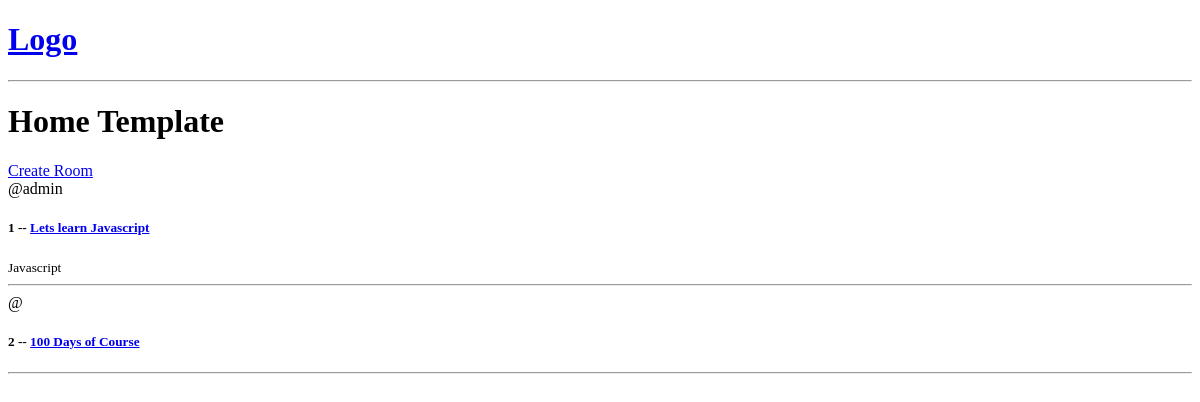
The app's page /, older data.
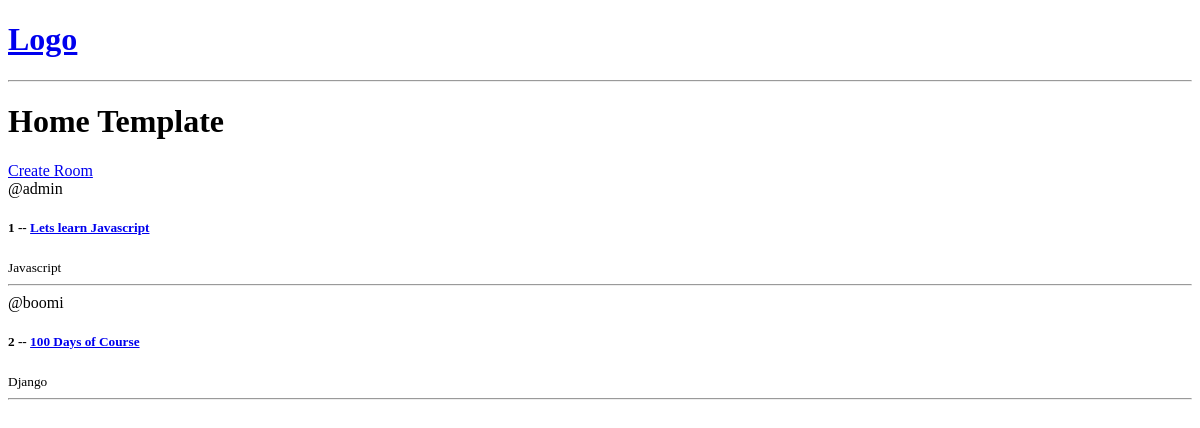
The same page, newer data.
### base/models.py (models this page shows, shortened)
class Room(models.Model):
    host = models.ForeignKey(User, on_delete=models.SET_NULL,null=True)
    topic = models.ForeignKey(Topic, on_delete=models.SET_NULL,null=True)
    name = models.CharField(max_length=200)
    description = models.TextField(null=True, blank=True)
    updated = models.DateField(auto_now=True)
    created = models.DateField(auto_now_add=True)

class Topic(models.Model):
    name = models.CharField(max_length=200)

### base/views.py (the view)
# urls.py: path('',views.home,name="home"),
def home(request):
    rooms = Room.objects.all()
    context = {'rooms':rooms}
    return render(request,'base/home.html',context)

### base/templates/base/home.html
{% extends 'main.html' %}
{% block content %}
<h1>Home Template</h1>
<div>
    <a href="{% url 'create-room' %}">Create Room</a>
    <div>
        {% for room in rooms%}
            <div>
                <span>@{{room.host.username}}</span>
                <h5>{{room.id}} --  <a href="{% url 'room' room.id %}">{{room.name}}</h5></a>
                <small>{{room.topic.name}}</small>
                <hr>
            </div>
        {% endfor %}
    </div>
</div>
{% endblock %}

Row changes from the older to the newer data that the page shows:
changed Room "100 Days of Course": host.username (not shown) → "boomi"; topic.name (not shown) → "Django"
